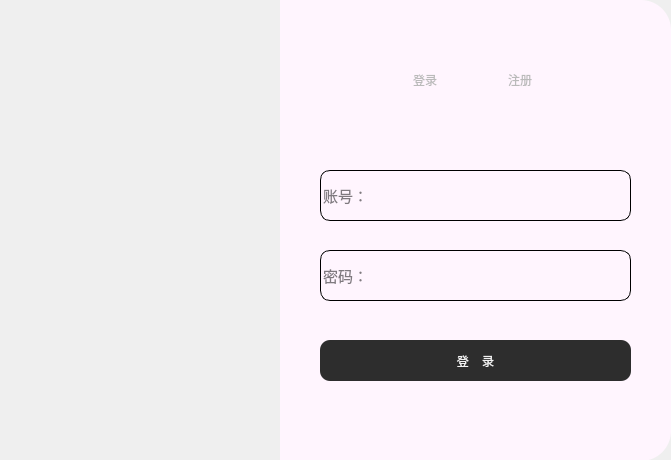
<?xml version="1.0" encoding="UTF-8"?>
<ui version="4.0">
 <class>loginrigsters</class>
 <widget class="QWidget" name="loginrigsters">
  <property name="geometry">
   <rect>
    <x>0</x>
    <y>0</y>
    <width>671</width>
    <height>460</height>
   </rect>
  </property>
  <property name="minimumSize">
   <size>
    <width>671</width>
    <height>460</height>
   </size>
  </property>
  <property name="windowTitle">
   <string>Form</string>
  </property>
  <widget class="QLabel" name="label">
   <property name="geometry">
    <rect>
     <x>0</x>
     <y>0</y>
     <width>291</width>
     <height>461</height>
    </rect>
   </property>
   <property name="minimumSize">
    <size>
     <width>291</width>
     <height>461</height>
    </size>
   </property>
   <property name="styleSheet">
    <string notr="true">border-image: url(:/images/6c2141db738008d6840206bc6e66d59135040323(1).png);
/*左边上下的圆角*/
border-top-left-radius: 30px; 
border-bottom-left-radius:30px;
</string>
   </property>
   <property name="text">
    <string/>
   </property>
  </widget>
  <widget class="QFrame" name="frame">
   <property name="geometry">
    <rect>
     <x>280</x>
     <y>0</y>
     <width>391</width>
     <height>461</height>
    </rect>
   </property>
   <property name="minimumSize">
    <size>
     <width>391</width>
     <height>461</height>
    </size>
   </property>
   <property name="styleSheet">
    <string notr="true">background-color: rgb(255, 245, 254);
border-top-right-radius: 30px; 
border-bottom-right-radius:30px;
border:none</string>
   </property>
   <property name="frameShape">
    <enum>QFrame::StyledPanel</enum>
   </property>
   <property name="frameShadow">
    <enum>QFrame::Raised</enum>
   </property>
   <widget class="QStackedWidget" name="stackedWidget">
    <property name="geometry">
     <rect>
      <x>0</x>
      <y>120</y>
      <width>391</width>
      <height>271</height>
     </rect>
    </property>
    <widget class="QWidget" name="page">
     <widget class="QLineEdit" name="lineEdit_2">
      <property name="geometry">
       <rect>
        <x>40</x>
        <y>130</y>
        <width>311</width>
        <height>51</height>
       </rect>
      </property>
      <property name="font">
       <font>
        <pointsize>11</pointsize>
       </font>
      </property>
      <property name="styleSheet">
       <string notr="true">border:1px solid rgb(0,0,0);
border-radius:10px;</string>
      </property>
      <property name="placeholderText">
       <string>密码：</string>
      </property>
     </widget>
     <widget class="QLineEdit" name="lineEdit">
      <property name="geometry">
       <rect>
        <x>40</x>
        <y>50</y>
        <width>311</width>
        <height>51</height>
       </rect>
      </property>
      <property name="font">
       <font>
        <pointsize>11</pointsize>
       </font>
      </property>
      <property name="styleSheet">
       <string notr="true">border:1px solid rgb(0,0,0);
border-radius:10px;
</string>
      </property>
      <property name="placeholderText">
       <string>账号：</string>
      </property>
     </widget>
     <widget class="QPushButton" name="pushButton_3">
      <property name="geometry">
       <rect>
        <x>40</x>
        <y>220</y>
        <width>311</width>
        <height>41</height>
       </rect>
      </property>
      <property name="styleSheet">
       <string notr="true">#pushButton_3{
font: 700 12pt &quot;Microsoft YaHei UI&quot;;
color: rgb(241, 241, 241);
background-color: rgb(45, 45, 45);
border-radius:10px;
}
#pushButton_3:hover {
    background-color: lightblue;
    color: white;
}</string>
      </property>
      <property name="text">
       <string>登    录</string>
      </property>
     </widget>
     <zorder>pushButton_3</zorder>
     <zorder>lineEdit_2</zorder>
     <zorder>lineEdit</zorder>
    </widget>
    <widget class="QWidget" name="page_2">
     <widget class="QLineEdit" name="lineEdit_3">
      <property name="geometry">
       <rect>
        <x>40</x>
        <y>10</y>
        <width>311</width>
        <height>51</height>
       </rect>
      </property>
      <property name="font">
       <font>
        <pointsize>11</pointsize>
       </font>
      </property>
      <property name="styleSheet">
       <string notr="true">border:1px solid rgb(0,0,0);
border-radius:10px;</string>
      </property>
      <property name="placeholderText">
       <string>注册账号：</string>
      </property>
     </widget>
     <widget class="QLineEdit" name="lineEdit_4">
      <property name="geometry">
       <rect>
        <x>40</x>
        <y>80</y>
        <width>311</width>
        <height>51</height>
       </rect>
      </property>
      <property name="font">
       <font>
        <pointsize>11</pointsize>
       </font>
      </property>
      <property name="styleSheet">
       <string notr="true">border:1px solid rgb(0,0,0);
border-radius:10px;
</string>
      </property>
      <property name="placeholderText">
       <string>输入密码：</string>
      </property>
     </widget>
     <widget class="QLineEdit" name="lineEdit_5">
      <property name="geometry">
       <rect>
        <x>40</x>
        <y>150</y>
        <width>311</width>
        <height>51</height>
       </rect>
      </property>
      <property name="font">
       <font>
        <pointsize>11</pointsize>
       </font>
      </property>
      <property name="styleSheet">
       <string notr="true">border:1px solid rgb(0,0,0);
border-radius:10px;
</string>
      </property>
      <property name="placeholderText">
       <string>账号：</string>
      </property>
     </widget>
     <widget class="QPushButton" name="pushButton_5">
      <property name="geometry">
       <rect>
        <x>40</x>
        <y>217</y>
        <width>311</width>
        <height>41</height>
       </rect>
      </property>
      <property name="styleSheet">
       <string notr="true">#pushButton_5{
font: 700 12pt &quot;Microsoft YaHei UI&quot;;
color: rgb(241, 241, 241);
background-color: rgb(45, 45, 45);
border-radius:10px;
}
#pushButton_5:hover {
    background-color: lightblue;
    color: white;
}</string>
      </property>
      <property name="text">
       <string>注  册</string>
      </property>
     </widget>
    </widget>
   </widget>
   <widget class="QFrame" name="frame_2">
    <property name="geometry">
     <rect>
      <x>90</x>
      <y>60</y>
      <width>205</width>
      <height>41</height>
     </rect>
    </property>
    <property name="styleSheet">
     <string notr="true">QPushButton{
	border:none;
	font: 700 11pt &quot;Microsoft YaHei UI&quot;;
	color:rgb(186,186,186);
}
QPushButton:focus{
	color: rgb(92, 114, 135);
}
</string>
    </property>
    <property name="frameShape">
     <enum>QFrame::StyledPanel</enum>
    </property>
    <property name="frameShadow">
     <enum>QFrame::Raised</enum>
    </property>
    <layout class="QHBoxLayout" name="horizontalLayout">
     <property name="spacing">
      <number>0</number>
     </property>
     <item>
      <widget class="QPushButton" name="pushButton">
       <property name="text">
        <string>登录</string>
       </property>
      </widget>
     </item>
     <item>
      <widget class="Line" name="line">
       <property name="styleSheet">
        <string notr="true">color: rgb(93, 93, 93);</string>
       </property>
       <property name="orientation">
        <enum>Qt::Vertical</enum>
       </property>
      </widget>
     </item>
     <item>
      <widget class="QPushButton" name="pushButton_2">
       <property name="text">
        <string>注册</string>
       </property>
      </widget>
     </item>
    </layout>
   </widget>
   <widget class="QPushButton" name="pushButton_4">
    <property name="geometry">
     <rect>
      <x>301</x>
      <y>20</y>
      <width>51</width>
      <height>28</height>
     </rect>
    </property>
    <property name="styleSheet">
     <string notr="true">image: url(:/images/clear.png);</string>
    </property>
    <property name="text">
     <string/>
    </property>
   </widget>
  </widget>
 </widget>
 <resources/>
 <connections/>
</ui>
